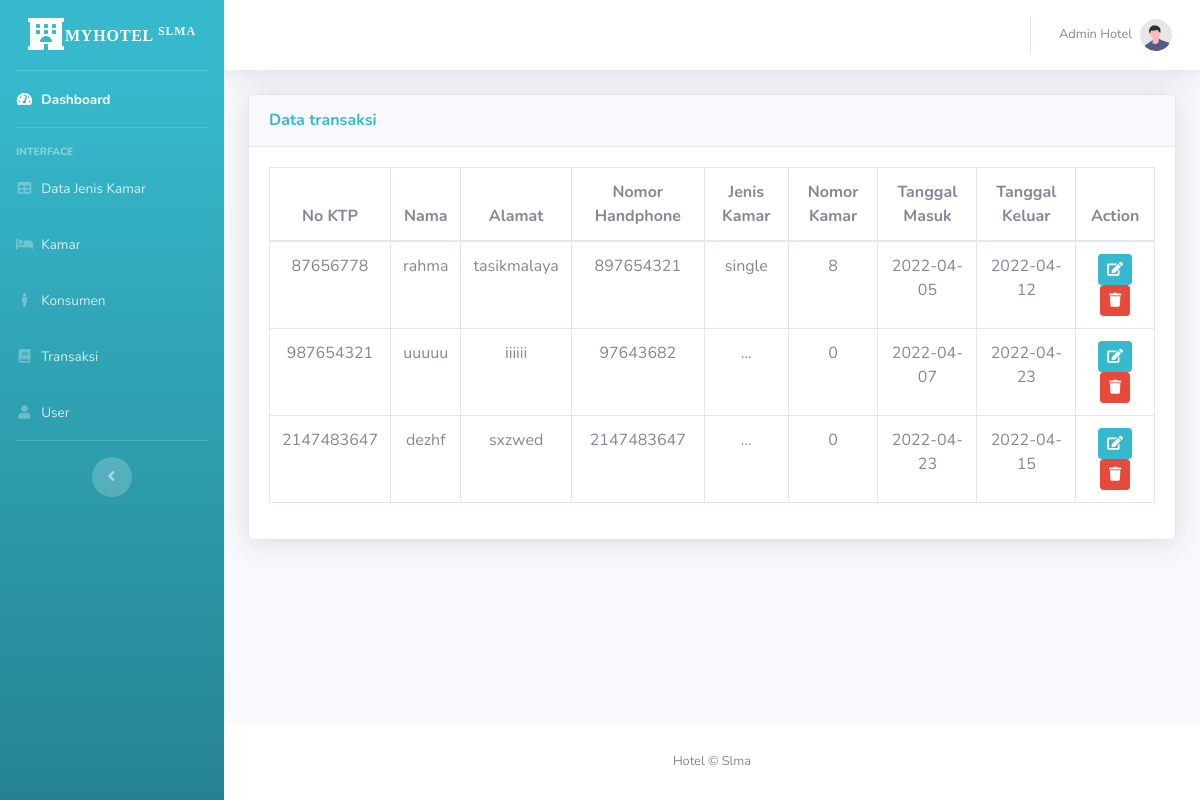
/index.php/transaksi, run on the app's committed database.
### tables this page shows
CREATE TABLE `tbl_transaksi` (
  `no_ktp` int(19) NOT NULL,
  `nama` varchar(100) NOT NULL,
  `alamat` text NOT NULL,
  `no_hp` int(11) NOT NULL,
  `jenis_kamar` varchar(100) NOT NULL,
  `no_kamar` int(11) NOT NULL,
  `tanggal_masuk` date NOT NULL,
  `tanggal_keluar` date NOT NULL
);

### application/controllers/transaksi.php (called while the page is built, shortened)
<?php
   class transaksi extends CI_Controller{
    function index(){
        $this->load->model('M_transaksi');
        $data['tbl_pesan_kamar'] = $this->M_transaksi->SemuaData();
        $this->load->view('partial_admin/header');
        $this->load->view('partial_admin/sidebar');
        $this->load->view('partial_admin/topbar');
        $this->load->view('transaksi/transaksi' , $data);
        $this->load->view('partial_admin/footer');
    }
}
?>

### index.php (called while the page is built, shortened)
<?php
require_once BASEPATH.'core/CodeIgniter.php';

### application/models/M_transaksi.php (called while the page is built, shortened)
<?php
    class M_transaksi extends CI_Model{
        function SemuaData()
        {
            return $this->db->get('tbl_transaksi')->result_array();
        }
    }
?>

### application/views/transaksi/transaksi.php (the view)
                <div class="container-fluid">
<section class="page-section bg-light" id="team">
	<div class="card shadow mb-4">
                 <div class="card-header py-3">
                         <h6 class="m-0 font-weight-bold text-info">Data transaksi</h6>
                     </div>
                         <div>
                          <div class="card-body">
                          <div class="table-responsive">
                           <table class="table table-bordered text-center"  id="dataTable" width="100%" cellspacing="0">
                             <thead>
                                     <tr>
                                         <th>No KTP</th>
                                         <th>Nama</th>
                                         <th>Alamat </th>
                                         <th>Nomor Handphone</th>
                                         <th>Jenis Kamar</th>
                                         <th>Nomor Kamar </th>
                                         <th>Tanggal Masuk </th>
                                         <th>Tanggal Keluar</th>
                                         <th colspan="2">Action</th>
                                     </tr>
                             </thead>
                             <tbody>
                                 <?php
                                     foreach($tbl_pesan_kamar as $tp):
                                 ?>
                                 <tr>
                                     <td><?php echo $tp ["no_ktp"]?></td>
                                     <td><?php echo $tp ["nama"]?></td>
                                     <td><?php echo $tp ["alamat"]?></td>
                                     <td><?php echo $tp ["no_hp"]?></td>
                                     <td><?php echo $tp ["jenis_kamar"]?></td>
                                     <td><?php echo $tp ["no_kamar"]?></td>
                                     <td><?php echo $tp ["tanggal_masuk"]?></td>
                                     <td><?php echo $tp ["tanggal_keluar"]?></td>
                                     <td>
                                         <a href="<?= base_url('index.php/transaksi/update_transaksi/')?><?php echo $tp['no_ktp']?>" class="btn btn-sm btn-info"><i class="fa fa-edit"></i> </a>
                                         <a href="<?= base_url('index.php/transaksi/hapus_transaksi/')?><?php echo $tp['no_ktp']?>" class="btn btn-sm btn-danger"><i class="fa fa-trash"></i> </a>
                                     </td>
                                 </tr>
                                 <?php endforeach;?>
                             </tbody>
				</table>
				</div>
			</div>
		</div>
</section>
     </div>
 </div>

### application/views/partial_admin/header.php (shortened to what this page needs)
<!DOCTYPE html>
<html lang="en">
<head>
    <link href="<?= base_url('assets_admin/')?>vendor/fontawesome-free/css/all.min.css" rel="stylesheet" type="text/css">
    <link href="<?= base_url('assets_admin/')?>css/sb-admin-2.min.css" rel="stylesheet">
</head>
<body id="page-top">
    <div id="wrapper">

### application/views/partial_admin/sidebar.php
<ul class="navbar-nav bg-gradient-info sidebar sidebar-dark accordion" id="accordionSidebar">
    <a class="sidebar-brand d-flex align-items-center justify-content-center" href="index.html">
        <div class="sidebar-brand-icon ">
            <i class="fas fa-hotel"></i>
        </div>
        <div class="sidebar-brand-text fas fa-tie">MyHotel <sup>slma</sup></div>
    </a>
    <hr class="sidebar-divider my-0">
    <li class="nav-item active">
        <a class="nav-link" href="admin">
            <i class="fas fa-fw fa-tachometer-alt"></i>
            <span>Dashboard</span></a>
    </li>
    <hr class="sidebar-divider">
    <div class="sidebar-heading">
        Interface
    </div>
           <li class="nav-item">
               <a class="nav-link" href="jenis_kamar">
                   <i class="fas fa-fw fa-table"></i>
                   <span>Data Jenis Kamar</span></a>
           </li>
               <li class="nav-item">
                   <a class="nav-link" href="kamar">
                       <i class="fas fa-fw fa-bed"></i>
                       <span>Kamar</span></a>
               </li>
           <li class="nav-item">
               <a class="nav-link" href="konsumen">
                   <i class="fas fa-fw fa-male"></i>
                   <span>Konsumen</span></a>
           </li>
    <li class="nav-item">
        <a class="nav-link" href="transaksi">
            <i class="fas fa-fw fa-book"></i>
            <span>Transaksi</span></a>
    </li>
<li class="nav-item">
    <a class="nav-link" href="user">
        <i class="fas fa-fw fa-user"></i>
        <span>User</span></a>
</li>
    <hr class="sidebar-divider d-none d-md-block">
    <div class="text-center d-none d-md-inline">
        <button class="rounded-circle border-0" id="sidebarToggle"></button>
    </div>
</ul>

### application/views/partial_admin/topbar.php (shortened to what this page needs)
<div id="content-wrapper" class="d-flex flex-column">
    <div id="content">
        <nav class="navbar navbar-expand navbar-light bg-white topbar mb-4 static-top shadow">
            <ul class="navbar-nav ml-auto">
                <li class="nav-item dropdown no-arrow">
                    <a class="nav-link dropdown-toggle" href="#" id="userDropdown" role="button"
                        data-toggle="dropdown" aria-haspopup="true" aria-expanded="false">
                        <span class="mr-2 d-none d-lg-inline text-gray-600 small">Admin Hotel</span>
                        <img class="img-profile rounded-circle"
                            src="<?= base_url('assets_admin/')?>img/undraw_profile.svg">
                    </a>
                </li>
            </ul>
        </nav>

### application/views/partial_admin/footer.php (shortened to what this page needs)
            <footer class="sticky-footer bg-white">
                <div class="container my-auto">
                    <div class="copyright text-center my-auto">
                        <span>Hotel &copy; Slma</span>
                    </div>
                </div>
            </footer>
        </div>
    </div>
</body>
</html>

### data on the page
tbl_transaksi: no_ktp "87656778", nama "rahma", alamat "tasikmalaya", no_hp "897654321", jenis_kamar "single", no_kamar "8", tanggal_masuk "2022-04-05", tanggal_keluar "2022-04-12"
tbl_transaksi: no_ktp "987654321", nama "uuuuu", alamat "iiiiii", no_hp "97643682", jenis_kamar "...", no_kamar "0", tanggal_masuk "2022-04-07", tanggal_keluar "2022-04-23"
tbl_transaksi: no_ktp "2147483647", nama "dezhf", alamat "sxzwed", no_hp "2147483647", jenis_kamar "...", no_kamar "0", tanggal_masuk "2022-04-23", tanggal_keluar "2022-04-15"
